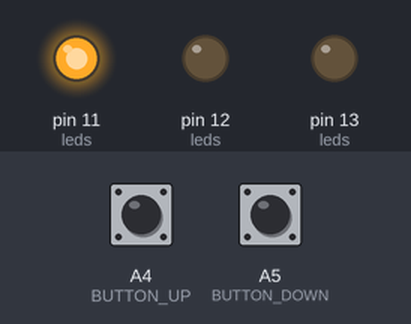
A sketch run on a simulated Arduino Uno, built with avr-gcc and run on an emulated ATmega328P. Parts: output pins drawn as LEDs (lit = HIGH). The inputs (shaded band) are chosen by the test bench; at power-on: A4 (BUTTON_UP) HIGH, A5 (BUTTON_DOWN) HIGH.

Above: at 1.2 s.
1.3 s: A4 (BUTTON_UP) pulled LOW for 0.15 s
At 2.2 s:
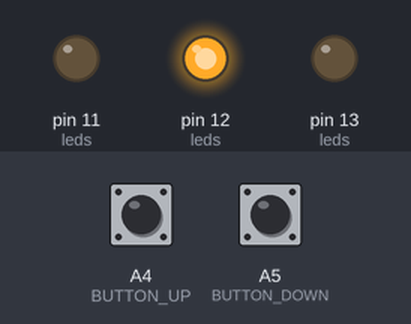
2.9 s: A4 (BUTTON_UP) pulled LOW for 1 s
At 3.4 s:
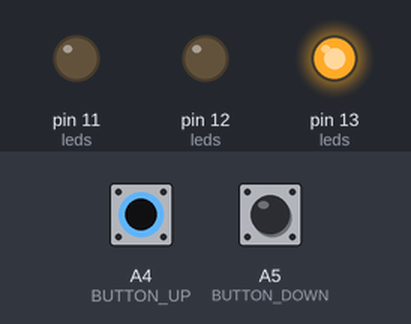
5.4 s: A4 (BUTTON_UP) pulled LOW for 3.2 s
At 6.5 s:
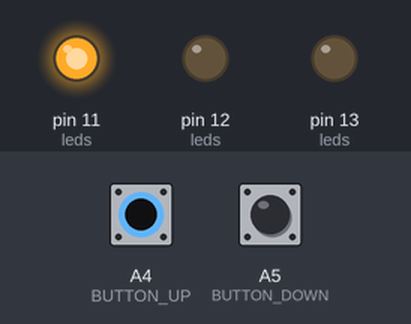
10.1 s: A5 (BUTTON_DOWN) pulled LOW for 0.15 s
At 11.3 s:
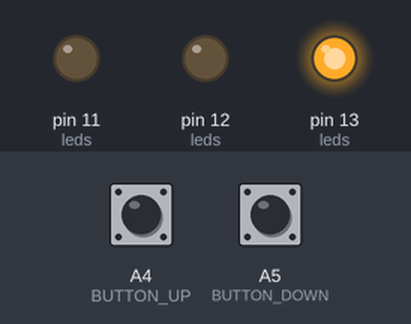
Timing chart, 0 to 12.7 s (numbered marks = the images above; inputs shaded):
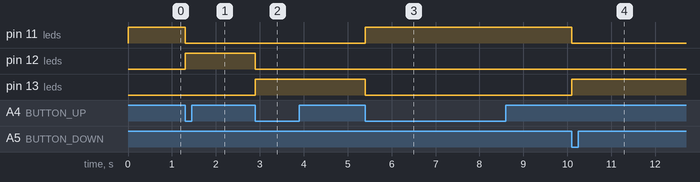

Measured:
- after the input at 1.3 s, pin 11 (leds): HIGH → LOW at once; pin 12 (leds): LOW → HIGH at once
- after the input at 2.9 s, pin 12 (leds): HIGH → LOW at once; pin 13 (leds): LOW → HIGH at once
- after the input at 5.4 s, pin 11 (leds): LOW → HIGH at once; pin 13 (leds): HIGH → LOW at once
- after the input at 10.1 s, pin 11 (leds): HIGH → LOW at once; pin 13 (leds): LOW → HIGH at once

The sketch:

scroller.ino
```cpp
#define RED_LED     13
#define YELLOW_LED  12
#define GREEN_LED   11

#define BUTTON_UP   A4
#define BUTTON_DOWN A5

int currentLED = 0;
const int leds[] = {GREEN_LED, YELLOW_LED, RED_LED};
const int numLEDs = 3;

void setup() {
  for (int i = 0; i < numLEDs; i++) {
    pinMode(leds[i], OUTPUT);
  }

  pinMode(BUTTON_UP, INPUT_PULLUP);
  pinMode(BUTTON_DOWN, INPUT_PULLUP);

  updateLEDs();
}

void loop() {
  static bool upPressed = false;
  static bool downPressed = false;

  // Button 1 (scroll up)
  if (digitalRead(BUTTON_UP) == LOW) {
    if (!upPressed) {
      currentLED = (currentLED + 1) % numLEDs;
      updateLEDs();
      upPressed = true;
    }
  } else {
    upPressed = false;
  }

  // Button 2 (scroll down)
  if (digitalRead(BUTTON_DOWN) == LOW) {
    if (!downPressed) {
      currentLED = (currentLED - 1 + numLEDs) % numLEDs;
      updateLEDs();
      downPressed = true;
    }
  } else {
    downPressed = false;
  }

  delay(50); //debouncing
}

void updateLEDs() {
  for (int i = 0; i < numLEDs; i++) {
    digitalWrite(leds[i], i == currentLED ? HIGH : LOW);
  }
}
```
